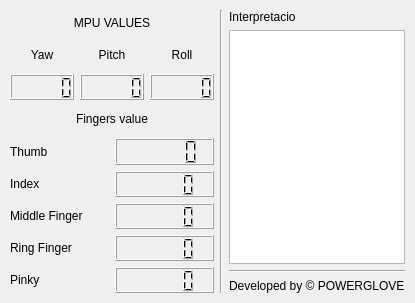
<?xml version="1.0" encoding="UTF-8"?>
<ui version="4.0">
 <class>MainWindow</class>
 <widget class="QMainWindow" name="MainWindow">
  <property name="geometry">
   <rect>
    <x>0</x>
    <y>0</y>
    <width>392</width>
    <height>303</height>
   </rect>
  </property>
  <property name="windowTitle">
   <string>PowerGlove APP</string>
  </property>
  <widget class="QWidget" name="centralwidget">
   <layout class="QGridLayout" name="gridLayout">
    <property name="leftMargin">
     <number>10</number>
    </property>
    <property name="topMargin">
     <number>10</number>
    </property>
    <property name="rightMargin">
     <number>10</number>
    </property>
    <property name="bottomMargin">
     <number>10</number>
    </property>
    <item row="0" column="0">
     <layout class="QHBoxLayout" name="horizontalLayout">
      <item>
       <layout class="QVBoxLayout" name="verticalLayout">
        <item>
         <widget class="QLabel" name="label_8">
          <property name="text">
           <string>MPU VALUES</string>
          </property>
          <property name="alignment">
           <set>Qt::AlignCenter</set>
          </property>
         </widget>
        </item>
        <item>
         <layout class="QHBoxLayout" name="horizontalLayout_7">
          <item>
           <widget class="QLabel" name="label_9">
            <property name="text">
             <string>Yaw</string>
            </property>
            <property name="alignment">
             <set>Qt::AlignCenter</set>
            </property>
           </widget>
          </item>
          <item>
           <widget class="QLabel" name="label_10">
            <property name="text">
             <string>Pitch</string>
            </property>
            <property name="alignment">
             <set>Qt::AlignCenter</set>
            </property>
           </widget>
          </item>
          <item>
           <widget class="QLabel" name="label_11">
            <property name="text">
             <string>Roll</string>
            </property>
            <property name="alignment">
             <set>Qt::AlignCenter</set>
            </property>
           </widget>
          </item>
         </layout>
        </item>
        <item>
         <layout class="QHBoxLayout" name="horizontalLayout_8">
          <item>
           <widget class="QLCDNumber" name="lcdYaw"/>
          </item>
          <item>
           <widget class="QLCDNumber" name="lcdPitch"/>
          </item>
          <item>
           <widget class="QLCDNumber" name="lcdRoll"/>
          </item>
         </layout>
        </item>
        <item>
         <widget class="QLabel" name="label_2">
          <property name="text">
           <string>Fingers value</string>
          </property>
          <property name="alignment">
           <set>Qt::AlignCenter</set>
          </property>
         </widget>
        </item>
        <item>
         <layout class="QHBoxLayout" name="horizontalLayout_6">
          <item>
           <widget class="QLabel" name="label_5">
            <property name="text">
             <string>Thumb</string>
            </property>
           </widget>
          </item>
          <item>
           <widget class="QLCDNumber" name="lcdThumb"/>
          </item>
         </layout>
        </item>
        <item>
         <layout class="QHBoxLayout" name="horizontalLayout_4">
          <item>
           <widget class="QLabel" name="label_6">
            <property name="text">
             <string>Index</string>
            </property>
           </widget>
          </item>
          <item>
           <widget class="QLCDNumber" name="lcdIndex"/>
          </item>
         </layout>
        </item>
        <item>
         <layout class="QHBoxLayout" name="horizontalLayout_5">
          <item>
           <widget class="QLabel" name="label_7">
            <property name="text">
             <string>Middle Finger</string>
            </property>
           </widget>
          </item>
          <item>
           <widget class="QLCDNumber" name="lcdMiddle"/>
          </item>
         </layout>
        </item>
        <item>
         <layout class="QHBoxLayout" name="horizontalLayout_3">
          <item>
           <widget class="QLabel" name="label_4">
            <property name="text">
             <string>Ring Finger</string>
            </property>
           </widget>
          </item>
          <item>
           <widget class="QLCDNumber" name="lcdRing"/>
          </item>
         </layout>
        </item>
        <item>
         <layout class="QHBoxLayout" name="horizontalLayout_2">
          <item>
           <widget class="QLabel" name="label_3">
            <property name="text">
             <string>Pinky</string>
            </property>
           </widget>
          </item>
          <item>
           <widget class="QLCDNumber" name="lcdPinky"/>
          </item>
         </layout>
        </item>
       </layout>
      </item>
      <item>
       <widget class="Line" name="line">
        <property name="orientation">
         <enum>Qt::Vertical</enum>
        </property>
       </widget>
      </item>
      <item>
       <layout class="QVBoxLayout" name="verticalLayout_2">
        <item>
         <widget class="QLabel" name="label">
          <property name="text">
           <string>Interpretacio</string>
          </property>
         </widget>
        </item>
        <item>
         <widget class="QListWidget" name="listWidget"/>
        </item>
        <item>
         <widget class="Line" name="line_2">
          <property name="orientation">
           <enum>Qt::Horizontal</enum>
          </property>
         </widget>
        </item>
        <item>
         <widget class="QLabel" name="label_12">
          <property name="text">
           <string>Developed by © POWERGLOVE</string>
          </property>
         </widget>
        </item>
       </layout>
      </item>
     </layout>
    </item>
   </layout>
  </widget>
 </widget>
 <resources/>
 <connections/>
</ui>
